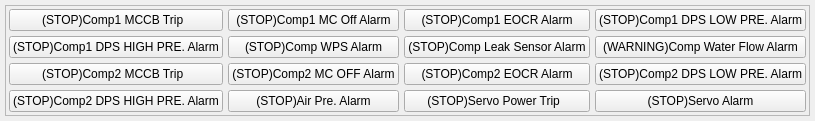
     <widget class="QWidget" name="tabD152">
      <attribute name="title">
       <string>D152</string>
      </attribute>
      <layout class="QVBoxLayout" name="verticalLayout_4" stretch="0">
       <property name="spacing">
        <number>5</number>
       </property>
       <property name="leftMargin">
        <number>5</number>
       </property>
       <property name="topMargin">
        <number>5</number>
       </property>
       <property name="rightMargin">
        <number>5</number>
       </property>
       <property name="bottomMargin">
        <number>5</number>
       </property>
       <item>
        <widget class="QFrame" name="frame_3">
         <property name="frameShape">
          <enum>QFrame::StyledPanel</enum>
         </property>
         <property name="frameShadow">
          <enum>QFrame::Raised</enum>
         </property>
         <layout class="QGridLayout" name="gridLayout_3">
          <property name="leftMargin">
           <number>3</number>
          </property>
          <property name="topMargin">
           <number>3</number>
          </property>
          <property name="rightMargin">
           <number>3</number>
          </property>
          <property name="bottomMargin">
           <number>3</number>
          </property>
          <property name="spacing">
           <number>5</number>
          </property>
          <item row="0" column="0">
           <widget class="QPushButton" name="D152_1">
            <property name="sizePolicy">
             <sizepolicy hsizetype="Preferred" vsizetype="Preferred">
              <horstretch>0</horstretch>
              <verstretch>0</verstretch>
             </sizepolicy>
            </property>
            <property name="text">
             <string>(STOP)Comp1 MCCB Trip  </string>
            </property>
            <property name="checkable">
             <bool>true</bool>
            </property>
           </widget>
          </item>
          <item row="0" column="1">
           <widget class="QPushButton" name="D152_2">
            <property name="sizePolicy">
             <sizepolicy hsizetype="Preferred" vsizetype="Preferred">
              <horstretch>0</horstretch>
              <verstretch>0</verstretch>
             </sizepolicy>
            </property>
            <property name="text">
             <string>(STOP)Comp1 MC Off Alarm</string>
            </property>
            <property name="checkable">
             <bool>true</bool>
            </property>
           </widget>
          </item>
          <item row="0" column="2">
           <widget class="QPushButton" name="D152_3">
            <property name="sizePolicy">
             <sizepolicy hsizetype="Preferred" vsizetype="Preferred">
              <horstretch>0</horstretch>
              <verstretch>0</verstretch>
             </sizepolicy>
            </property>
            <property name="text">
             <string>(STOP)Comp1 EOCR Alarm</string>
            </property>
            <property name="checkable">
             <bool>true</bool>
            </property>
           </widget>
          </item>
          <item row="0" column="3">
           <widget class="QPushButton" name="D152_4">
            <property name="sizePolicy">
             <sizepolicy hsizetype="Preferred" vsizetype="Preferred">
              <horstretch>0</horstretch>
              <verstretch>0</verstretch>
             </sizepolicy>
            </property>
            <property name="text">
             <string>(STOP)Comp1 DPS LOW PRE. Alarm</string>
            </property>
            <property name="checkable">
             <bool>true</bool>
            </property>
           </widget>
          </item>
          <item row="1" column="0">
           <widget class="QPushButton" name="D152_5">
            <property name="sizePolicy">
             <sizepolicy hsizetype="Preferred" vsizetype="Preferred">
              <horstretch>0</horstretch>
              <verstretch>0</verstretch>
             </sizepolicy>
            </property>
            <property name="text">
             <string>(STOP)Comp1 DPS HIGH PRE. Alarm</string>
            </property>
            <property name="checkable">
             <bool>true</bool>
            </property>
           </widget>
          </item>
          <item row="1" column="1">
           <widget class="QPushButton" name="D152_6">
            <property name="sizePolicy">
             <sizepolicy hsizetype="Preferred" vsizetype="Preferred">
              <horstretch>0</horstretch>
              <verstretch>0</verstretch>
             </sizepolicy>
            </property>
            <property name="text">
             <string>(STOP)Comp WPS Alarm</string>
            </property>
            <property name="checkable">
             <bool>true</bool>
            </property>
           </widget>
          </item>
          <item row="1" column="2">
           <widget class="QPushButton" name="D152_7">
            <property name="sizePolicy">
             <sizepolicy hsizetype="Preferred" vsizetype="Preferred">
              <horstretch>0</horstretch>
              <verstretch>0</verstretch>
             </sizepolicy>
            </property>
            <property name="text">
             <string>(STOP)Comp Leak Sensor Alarm</string>
            </property>
            <property name="checkable">
             <bool>true</bool>
            </property>
           </widget>
          </item>
          <item row="1" column="3">
           <widget class="QPushButton" name="D152_8">
            <property name="sizePolicy">
             <sizepolicy hsizetype="Preferred" vsizetype="Preferred">
              <horstretch>0</horstretch>
              <verstretch>0</verstretch>
             </sizepolicy>
            </property>
            <property name="text">
             <string>(WARNING)Comp Water Flow Alarm</string>
            </property>
            <property name="checkable">
             <bool>true</bool>
            </property>
           </widget>
          </item>
          <item row="2" column="0">
           <widget class="QPushButton" name="D152_9">
            <property name="sizePolicy">
             <sizepolicy hsizetype="Preferred" vsizetype="Preferred">
              <horstretch>0</horstretch>
              <verstretch>0</verstretch>
             </sizepolicy>
            </property>
            <property name="text">
             <string>(STOP)Comp2 MCCB Trip  </string>
            </property>
            <property name="checkable">
             <bool>true</bool>
            </property>
           </widget>
          </item>
          <item row="2" column="1">
           <widget class="QPushButton" name="D152_10">
            <property name="sizePolicy">
             <sizepolicy hsizetype="Preferred" vsizetype="Preferred">
              <horstretch>0</horstretch>
              <verstretch>0</verstretch>
             </sizepolicy>
            </property>
            <property name="text">
             <string>(STOP)Comp2 MC OFF Alarm</string>
            </property>
            <property name="checkable">
             <bool>true</bool>
            </property>
           </widget>
          </item>
          <item row="2" column="2">
           <widget class="QPushButton" name="D152_11">
            <property name="sizePolicy">
             <sizepolicy hsizetype="Preferred" vsizetype="Preferred">
              <horstretch>0</horstretch>
              <verstretch>0</verstretch>
             </sizepolicy>
            </property>
            <property name="text">
             <string>(STOP)Comp2 EOCR Alarm</string>
            </property>
            <property name="checkable">
             <bool>true</bool>
            </property>
           </widget>
          </item>
          <item row="2" column="3">
           <widget class="QPushButton" name="D152_12">
            <property name="sizePolicy">
             <sizepolicy hsizetype="Preferred" vsizetype="Preferred">
              <horstretch>0</horstretch>
              <verstretch>0</verstretch>
             </sizepolicy>
            </property>
            <property name="text">
             <string>(STOP)Comp2 DPS LOW PRE. Alarm</string>
            </property>
            <property name="checkable">
             <bool>true</bool>
            </property>
           </widget>
          </item>
          <item row="3" column="0">
           <widget class="QPushButton" name="D152_13">
            <property name="sizePolicy">
             <sizepolicy hsizetype="Preferred" vsizetype="Preferred">
              <horstretch>0</horstretch>
              <verstretch>0</verstretch>
             </sizepolicy>
            </property>
            <property name="text">
             <string>(STOP)Comp2 DPS HIGH PRE. Alarm</string>
            </property>
            <property name="checkable">
             <bool>true</bool>
            </property>
           </widget>
          </item>
          <item row="3" column="1">
           <widget class="QPushButton" name="D152_14">
            <property name="sizePolicy">
             <sizepolicy hsizetype="Preferred" vsizetype="Preferred">
              <horstretch>0</horstretch>
              <verstretch>0</verstretch>
             </sizepolicy>
            </property>
            <property name="text">
             <string>(STOP)Air Pre. Alarm</string>
            </property>
            <property name="checkable">
             <bool>true</bool>
            </property>
           </widget>
          </item>
          <item row="3" column="2">
           <widget class="QPushButton" name="D152_15">
            <property name="sizePolicy">
             <sizepolicy hsizetype="Preferred" vsizetype="Preferred">
              <horstretch>0</horstretch>
              <verstretch>0</verstretch>
             </sizepolicy>
            </property>
            <property name="text">
             <string>(STOP)Servo Power Trip  </string>
            </property>
            <property name="checkable">
             <bool>true</bool>
            </property>
           </widget>
          </item>
          <item row="3" column="3">
           <widget class="QPushButton" name="D152_16">
            <property name="sizePolicy">
             <sizepolicy hsizetype="Preferred" vsizetype="Preferred">
              <horstretch>0</horstretch>
              <verstretch>0</verstretch>
             </sizepolicy>
            </property>
            <property name="text">
             <string>(STOP)Servo Alarm</string>
            </property>
            <property name="checkable">
             <bool>true</bool>
            </property>
           </widget>
          </item>
         </layout>
        </widget>
       </item>
      </layout>
     </widget>
